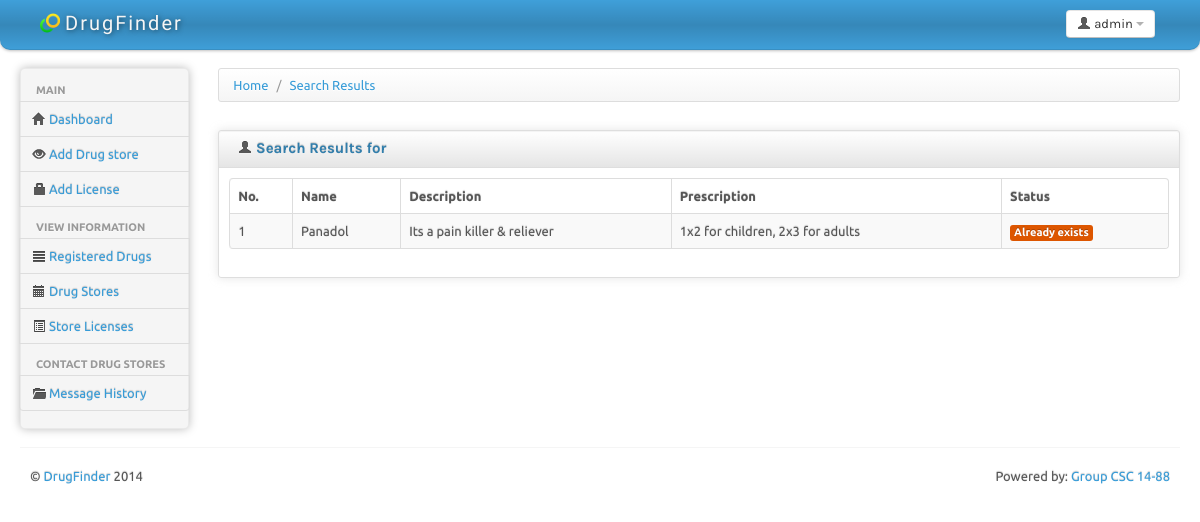
Page /admin/search_results.php (signed in) on the committed database.
### tables this page shows
CREATE TABLE IF NOT EXISTS `drug` (
  `drugId` int(20) NOT NULL AUTO_INCREMENT,
  `drugName` varchar(50) NOT NULL,
  `drugDescription` text NOT NULL,
  `prescription` text NOT NULL,
  `whoAdded` int(10) NOT NULL,
  `dateAdded` timestamp NOT NULL DEFAULT CURRENT_TIMESTAMP,
  PRIMARY KEY (`drugId`)
);

### include/select_counts.php (called while the page is built, shortened)
<?php
	function count_searchResults($searchKey){
		$select="select * from drug where drugName Like'%$searchKey%'";
		$query_c = mysql_query($select) or die("cannot select data" . mysql_error());
		$count = mysql_num_rows($query_c);
		return $count;
	}
?>

### admin/search_results.php (the view, shortened to what this page needs)
<?php
include('../include/admin_header.php');
include("../include/select_counts.php");
if(isset($_REQUEST['drugname'])){
	$drugname = $_REQUEST['drugname'];
}else{
	$drugname='';
}
?>
			<div>
				<ul class="breadcrumb">
					<li>
						<a href="#">Home</a> <span class="divider">/</span>
					</li>
					<li>
						<a href="#">Search Results</a>
					</li>
				</ul>
			</div>
			<div class="row-fluid sortable">
				<div class="box span12">
					<div class="box-header well" data-original-title>
						<h2><i class="icon-user"></i> Search Results for <?php echo $drugname; ?> </h2>
					</div>
					<div class="box-content">
				<?php
					 if(count_searchResults($drugname)==0)
					 {
					 	echo '<div class="alert alert-info">Oh snap! Your search did not return any results.<a href="add_drug.php">Click here</a> to add a new one.</div>';
						}else
							{
						 ?>
							<table class="table table-striped table-bordered bootstrap-datatable datatable">
						  <thead>
							  <tr>
								  <th>No.</th>
								  <th>Name</th>
								  <th>Description</th>
								  <th>Prescription</th>
								  <th>Status</th>
							  </tr>
						  </thead>
						  <tbody>
								<?php
								$select="select * from drug where drugName Like'%$drugname%'";
								$i=1;
								$query = mysql_query($select) or die("cannot select data". mysql_error());
								while($result = mysql_fetch_array($query, MYSQL_ASSOC))
								{
								echo "<tr><td class='center'>".$i."</td>" ."<td class='center'>";
								echo $result['drugName']."</td><td>".$result['drugDescription']." </td><td>".$result['prescription']." </td>";
								echo "<td class='center'>";
									echo "<span class='label label-warning'>Already exists</span>";
								echo "</td>";
								echo "</tr>";
								$i++;
								}
								?>
						  </tbody>
					  </table>
					  <?php } ?>
					</div>
				</div>
			</div>
<?php include('../include/footer.php'); ?>

### css/charisma-app.css (style rules this page uses)
.box { border: 1px solid #DEDEDE; border-radius:3px; -webkit-border-radius:3px; -moz-border-radius:3px; margin-top: 10px; margin-bottom: 10px ; box-shadow: 0 0 10px rgba(189, 189, 189, 0.4); -webkit-box-shadow: 0 0 10px rgba(189, 189, 189, 0.4); -moz-box-shadow: 0 0 10px rgba(189, 189, 189, 0.4); }
.box-header { border:none; padding-top:5px; border-bottom: 1px solid #DEDEDE; border-radius:3px 3px 0 0; -webkit-border-radius:3px 3px 0 0; -moz-border-radius:3px 3px 0 0; height:12px; min-height:12px; margin-bottom: 0; cursor:move; font-weight:bold; font-size:16px; background: -moz-linear-gradient(top, rgba(255,255,255,0) 0%, rgba(0,0,0,0.1) 100%); background: -webkit-gradient(linear, left top, left bottom, color-stop(0%,rgba(255,255,255,0)), color-stop(100%,rgba(0,0,0,0.1))); background: -webkit-linear-gradient(top, rgba(255,255,255,0) 0%,rgba(0,0,0,0.1) 100%); background: -o-linear-gradient(top, rgba(255,255,255,0) 0%,rgba(0,0,0,0.1) 100%); background: -ms-linear-gradient(top, rgba(255,255,255,0) 0%,rgba(0,0,0,0.1) 100%); background: linear-gradient(to bottom, rgba(255,255,255,0) 0%,rgba(0,0,0,0.1) 100%); filter: progid:DXImageTransform.Microsoft.gradient( startColorstr='#00ffffff', endColorstr='#1a000000',GradientType=0 ); }
.box-header h2 { font-size:15px; width:auto; clear:none; float:left; line-height:25px; }
.box-header h2 > i { margin-top:1px; }
.box-content { padding:10px; }

### include/admin_header.php (style rules this page uses)
body { padding-bottom: 40px; }

### rows in the picture
drug: drugName "Panadol", drugDescription "Its a pain killer & reliever", prescription "1x2 for children, 2x3 for adults"
